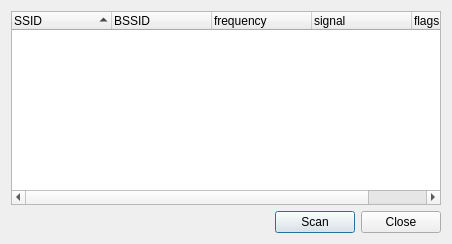
<ui version="4.0" >
 <class>ScanResults</class>
 <widget class="QDialog" name="ScanResults" >
  <property name="geometry" >
   <rect>
    <x>0</x>
    <y>0</y>
    <width>452</width>
    <height>244</height>
   </rect>
  </property>
  <property name="windowTitle" >
   <string>Scan results</string>
  </property>
  <layout class="QVBoxLayout" >
   <item>
    <widget class="QTreeWidget" name="scanResultsWidget" >
     <property name="editTriggers" >
      <set>QAbstractItemView::NoEditTriggers</set>
     </property>
     <property name="uniformRowHeights" >
      <bool>true</bool>
     </property>
     <property name="sortingEnabled" >
      <bool>true</bool>
     </property>
     <property name="columnCount" >
      <number>5</number>
     </property>
     <column>
      <property name="text" >
       <string>SSID</string>
      </property>
     </column>
     <column>
      <property name="text" >
       <string>BSSID</string>
      </property>
     </column>
     <column>
      <property name="text" >
       <string>frequency</string>
      </property>
     </column>
     <column>
      <property name="text" >
       <string>signal</string>
      </property>
     </column>
     <column>
      <property name="text" >
       <string>flags</string>
      </property>
     </column>
    </widget>
   </item>
   <item>
    <layout class="QHBoxLayout" >
     <item>
      <spacer>
       <property name="orientation" >
        <enum>Qt::Horizontal</enum>
       </property>
       <property name="sizeHint" >
        <size>
         <width>40</width>
         <height>20</height>
        </size>
       </property>
      </spacer>
     </item>
     <item>
      <widget class="QPushButton" name="scanButton" >
       <property name="text" >
        <string>Scan</string>
       </property>
      </widget>
     </item>
     <item>
      <widget class="QPushButton" name="closeButton" >
       <property name="text" >
        <string>Close</string>
       </property>
      </widget>
     </item>
    </layout>
   </item>
  </layout>
 </widget>
 <layoutdefault spacing="6" margin="11" />
 <pixmapfunction>qPixmapFromMimeSource</pixmapfunction>
 <resources/>
 <connections/>
</ui>
